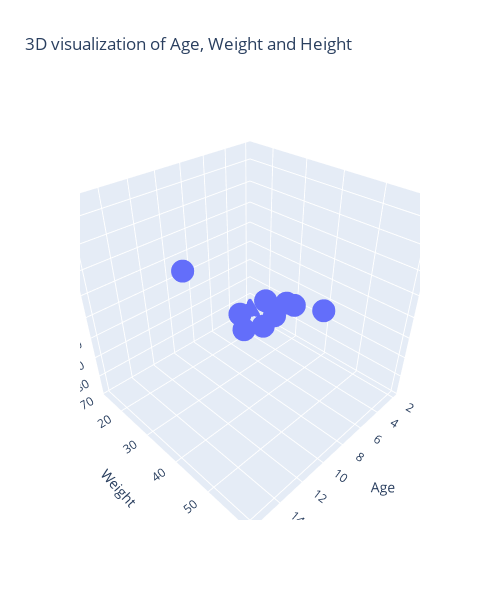

Notebook code cell kept with this figure:
### Markdown cell above
3D Scatter Plot

### Code cell
fig = px.scatter_3d(data, x='Age', y='Weight', z='Height',
                    title=' 3D visualization of Age, Weight and Height')

fig.update_layout(
    width=500, height=600,
)

### Figure 1 — Plotly figure (JSON) as saved in the notebook; plotly's stock layout.template omitted (floating-point values rounded to 4 significant figures)
{"data": [{"hovertemplate": "Age=%{x}<br>Weight=%{y}<br>Height=%{z}<extra></extra>", "legendgroup": "", "marker": {"color": "#636efa", "symbol": "circle"}, "mode": "markers", "name": "", "scene": "scene", "showlegend": false, "type": "scatter3d", "x": [2, 5, 4, 6, 5, 8, 12, 11, 14, 16], "y": [14, 20, 26, 35, 38, 44, 50, 60, 52, 46], "z": [72, 84, 94, 100, 105, 120, 128, 140, 135, 155]}], "layout": {"height": 600, "legend": {"tracegroupgap": 0}, "scene": {"domain": {"x": [0, 1], "y": [0, 1]}, "xaxis": {"title": {"text": "Age"}}, "yaxis": {"title": {"text": "Weight"}}, "zaxis": {"title": {"text": "Height"}}}, "title": {"text": " 3D visualization of Age, Weight and Height"}, "width": 500}}
